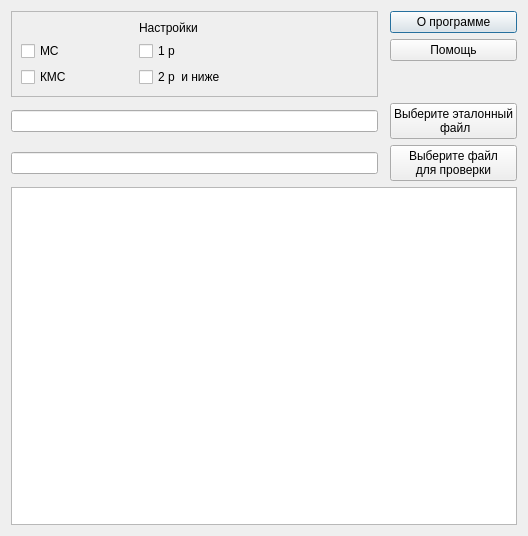
<?xml version="1.0" encoding="UTF-8"?>
<ui version="4.0">
 <class>MainDialog</class>
 <widget class="QDialog" name="MainDialog">
  <property name="geometry">
   <rect>
    <x>0</x>
    <y>0</y>
    <width>528</width>
    <height>536</height>
   </rect>
  </property>
  <property name="windowTitle">
   <string>Rank Verify - Проверка разрядов</string>
  </property>
  <layout class="QGridLayout" name="gridLayout_2">
   <item row="1" column="0" rowspan="3">
    <widget class="QFrame" name="frame">
     <property name="frameShape">
      <enum>QFrame::StyledPanel</enum>
     </property>
     <property name="frameShadow">
      <enum>QFrame::Raised</enum>
     </property>
     <layout class="QGridLayout" name="gridLayout">
      <item row="0" column="1">
       <widget class="QLabel" name="label">
        <property name="text">
         <string>Настройки</string>
        </property>
       </widget>
      </item>
      <item row="1" column="0">
       <widget class="QCheckBox" name="cb_MS">
        <property name="text">
         <string>МС</string>
        </property>
       </widget>
      </item>
      <item row="2" column="0">
       <widget class="QCheckBox" name="cb_KMS">
        <property name="text">
         <string>КМС</string>
        </property>
       </widget>
      </item>
      <item row="2" column="1" colspan="2">
       <widget class="QCheckBox" name="cb_2r">
        <property name="text">
         <string>2 р  и ниже</string>
        </property>
       </widget>
      </item>
      <item row="1" column="1" colspan="2">
       <widget class="QCheckBox" name="cb_1r">
        <property name="text">
         <string>1 р</string>
        </property>
       </widget>
      </item>
     </layout>
    </widget>
   </item>
   <item row="6" column="0" colspan="3">
    <widget class="QPlainTextEdit" name="TextEdit">
     <property name="font">
      <font>
       <family>Courier</family>
      </font>
     </property>
    </widget>
   </item>
   <item row="1" column="2">
    <widget class="QPushButton" name="AboutButton">
     <property name="text">
      <string>О программе</string>
     </property>
    </widget>
   </item>
   <item row="2" column="2">
    <widget class="QPushButton" name="HelpButton">
     <property name="text">
      <string>Помощь</string>
     </property>
    </widget>
   </item>
   <item row="5" column="0">
    <widget class="QLineEdit" name="FileNameEdit_2">
     <property name="readOnly">
      <bool>true</bool>
     </property>
    </widget>
   </item>
   <item row="5" column="2">
    <widget class="QPushButton" name="OpenFileButton_2">
     <property name="text">
      <string>Выберите файл 
для проверки</string>
     </property>
    </widget>
   </item>
   <item row="4" column="0">
    <widget class="QLineEdit" name="FileNameEdit_1">
     <property name="readOnly">
      <bool>true</bool>
     </property>
    </widget>
   </item>
   <item row="4" column="2">
    <widget class="QPushButton" name="OpenFileButton_1">
     <property name="text">
      <string>Выберите эталонный
 файл</string>
     </property>
    </widget>
   </item>
  </layout>
 </widget>
 <resources/>
 <connections/>
</ui>
